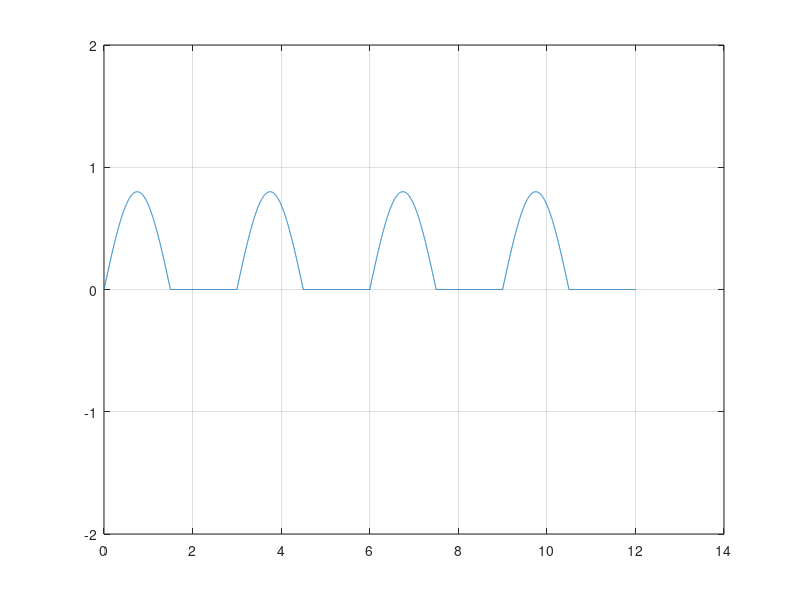
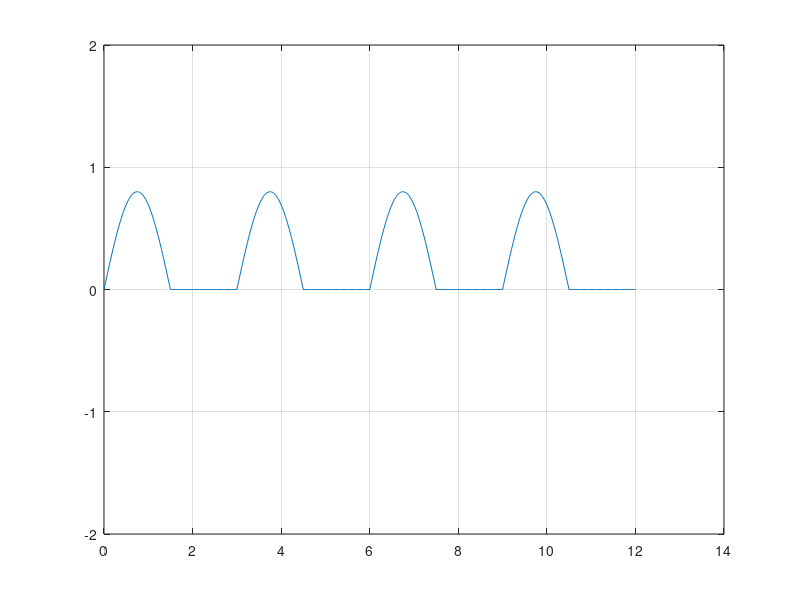
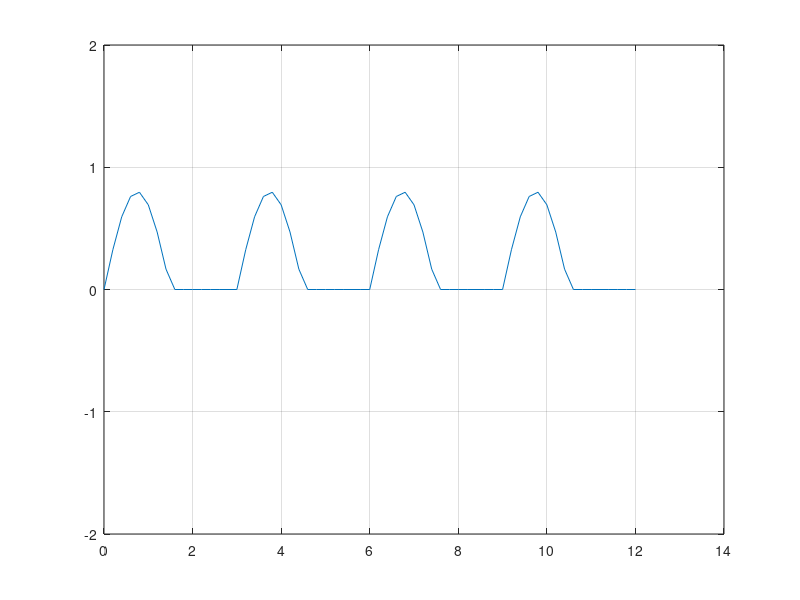

Source code (MATLAB) for these figures, in order:
close all 
clear all
T0=3;
A=0.8;
F0=1/T0;
%rezolutia de 0.002
t1=0:0.002:12;
x1=A*sin(2*pi*F0*t1); % semnalul neredresat
for i=1:length(t1)
if A*sin(2*pi*F0*t1(i))<=0
    x1(i)=0;
else
       x1(i)=A*sin(2*pi*F0*t1(i));
end
end
figure(1)
plot(t1,x1)
axis([0 14 -2 2])
grid

%rezolutia de 0.02
t2=0:0.02:12;
for l=1:length(t2)
if A*sin(2*pi*F0*t2(l))<=0
    x2(l)=0;
else
       x2(l)=A*sin(2*pi*F0*t2(l));
end
end
figure(2)
plot(t2,x2)
axis([0 14 -2 2])
grid

%rezolutia de 0.2
t3=0:0.2:12;
for k=1:length(t3)
if A*sin(2*pi*F0*t3(k))<=0
    x3(k)=0;
else
       x3(k)=A*sin(2*pi*F0*t3(k));
end
end
figure(3)
plot(t3,x3)
axis([0 14 -2 2])
grid



